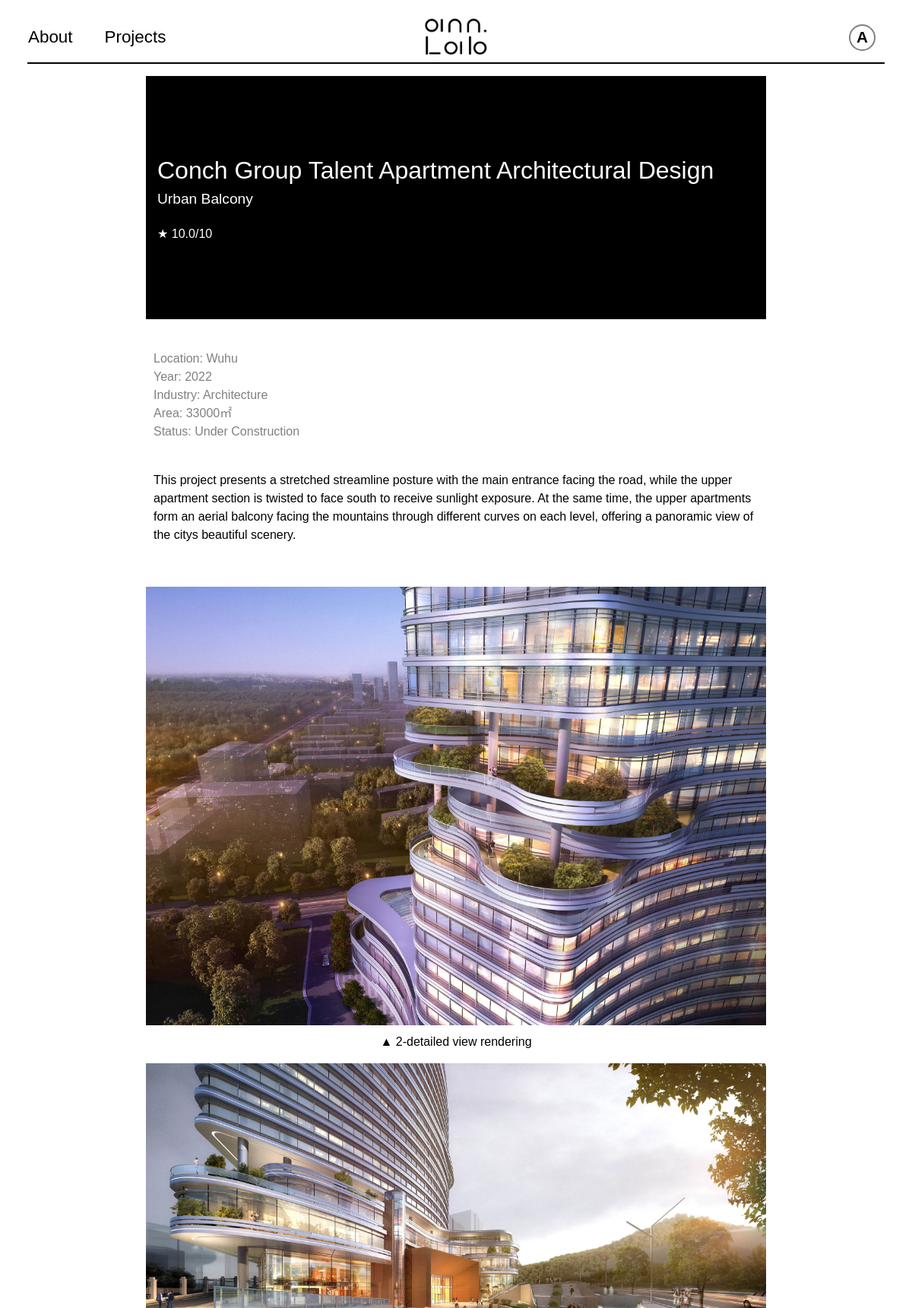
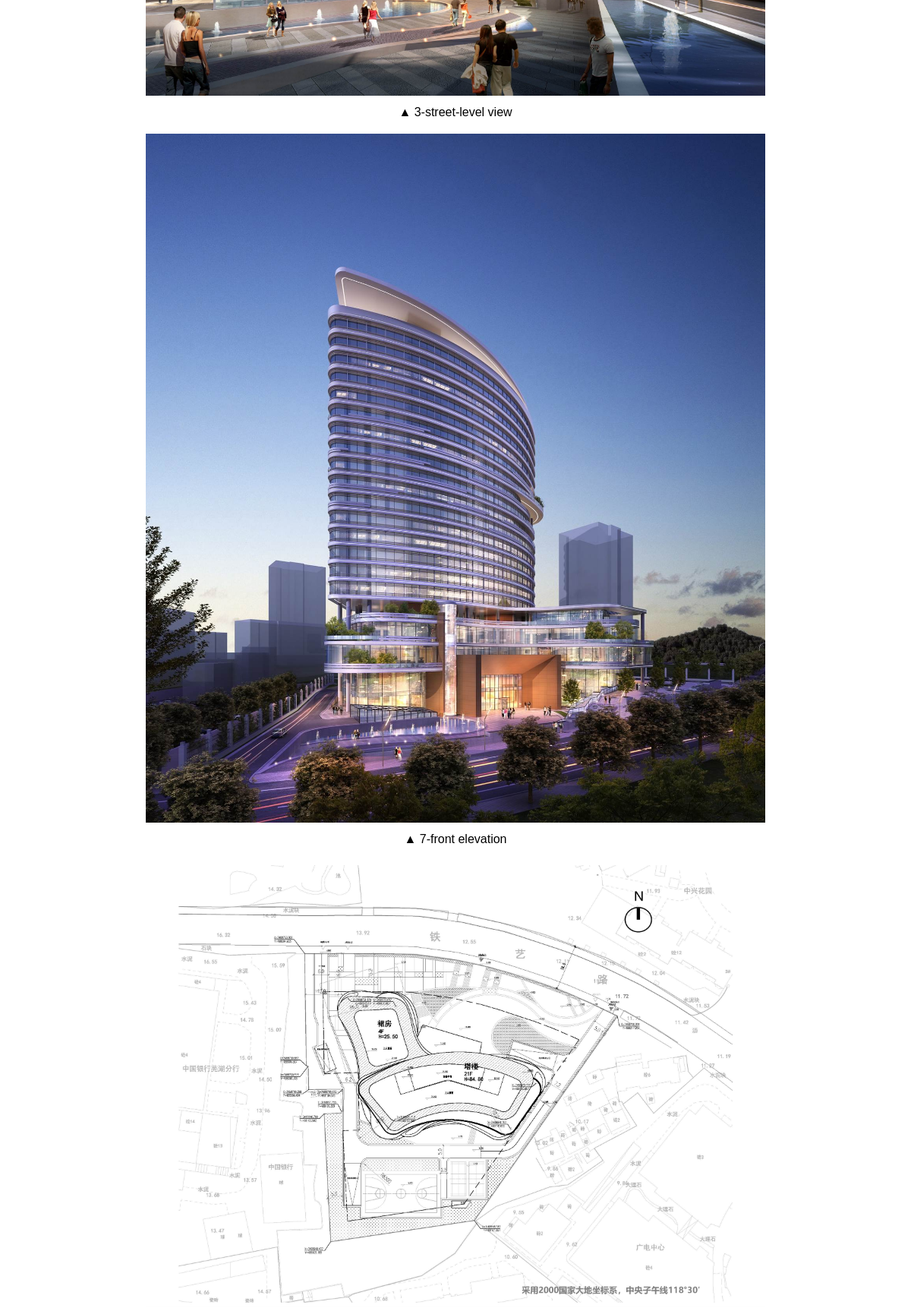
Page /projects/6 (signed in, upper part) on the committed database (2 pictures, top to bottom).
### tables this page shows
CREATE TABLE `projects` (
    `id` INTEGER NOT NULL PRIMARY KEY AUTOINCREMENT,
    `title` TEXT NOT NULL,
    `subtitle` TEXT NOT NULL,
    `year` INTEGER NOT NULL,
    `location` TEXT NOT NULL,
    `industry` TEXT NOT NULL,
    `area` INTEGER NOT NULL,
    `status` TEXT NOT NULL,
    `content` TEXT NOT NULL
);

### annlab.py (the view, shortened to what this page needs)
@app.route('/projects/<int:project_id>', methods=['GET', 'POST'])
def project_detail(project_id):
    if request.method == 'GET':
        conn = sqlite3.connect(DATABASE)
        conn.row_factory = sqlite3.Row
        cursor = conn.cursor()
        cursor.execute('SELECT * FROM projects WHERE id = ?', (project_id,))
        project = cursor.fetchone()
        project_dict = dict(project) if project else None
        comments = cursor.execute('SELECT comments.*, users.username FROM comments JOIN users ON users.id = comments.user_id WHERE project_id = ?', (project_id,)).fetchall()
        cursor.execute('SELECT rating FROM comments WHERE project_id = ?', (project_id,))
        ratings = cursor.fetchall()
        if ratings:
            rating_avr = round(sum(rating['rating'] for rating in ratings) / len(ratings), 1)
        else:
            rating_avr = 0
        image_directory = os.path.join('static', 'img', '3_projects', str(project_id))
        print(image_directory)
        image_files = [f for f in os.listdir(image_directory) if os.path.isfile(os.path.join(image_directory, f))]
        print(image_files)
        image_files = sorted([f for f in os.listdir(image_directory)
                    if os.path.isfile(os.path.join(image_directory, f))
                    and (f.lower().endswith('.jpg') or f.lower().endswith('.png'))])
        print(image_files)
        image_data = []
        for image_file in image_files:
            image_path = f'/static/img/3_projects/{project_id}/{image_file}'
            image_name = image_file.rsplit('.', 1)[0]
            image_data.append({'path': image_path, 'name': image_name})
        conn.close()
        print(project)
        print(image_data)
        return render_template('4_prodtail.html', project=project_dict, images=image_data, comments=comments, rating_avr=rating_avr)

### templates/4_prodtail.html (shortened to what this page needs)
{% extends '0_basic.html' %}
{%block myBlock%}
<div class="detail-box">
  <div class="detail-header">
    <p class="detail-title">{{ project.title }}</p>
    <p class="detail-subtitle">{{ project.subtitle }}</p>
    <p class="detail-subsubtitle"> ★ {{ rating_avr }}/10</p>
  </div>
</div>
<div class="detail-list">
  <p>Location: {{project.location}}</p>
  <p>Year: {{project.year}}</p>
  <p>Industry: {{project.industry}}</p>
  <p>Area: {{project.area}}㎡</p>
  <p>Status: {{project.status}}</p>
</div>
<div class="detail-content">
  <p>{{project.content}}</p>
</div>
</div><div class="detail-image-container">
  {% for image in images %}
      <img src="{{ image.path }}" alt="{{ image.name }}">
      <div class="detail-image-name">▲ {{ image.name }}</div>
  {% endfor %}
{%endblock%}

### static/style.css (style rules this page uses)
* { font-family: Arial, Helvetica, sans-serif; box-sizing: border-box; margin: 0; padding: 0; }
body { line-height: 1.5; font-size: 1.5rem; }
.detail-box { display: flex; justify-content: center; align-items: center; height: 40vh; }
.detail-header { background-color: black; width: 68vw; height: 40vh; margin: 0 auto; display: flex; flex-direction: column; justify-content: center; align-items: flex-start; color: white; }
.detail-header p { margin-left:15px; }
.detail-title { font-size: 2rem; }
.detail-subtitle { font-size: 1.2rem; }
.detail-subsubtitle { margin-top: 20px; font-size: 1rem; }
.detail-list { width: 68vw; margin: 5vh auto; }
.detail-list p { color: grey; font-size: 1rem; text-align:left; margin: 0 10px; }
.detail-content { width: 68vw; margin: 5vh auto; }
.detail-content p { color: black; font-size: 1rem; text-align:left; margin: 0 10px; white-space: normal; overflow-wrap: break-word; }
.detail-image-container { text-align: center; }
.detail-image-container img { max-width: 68vw; height: auto; margin-top: 2vh; }
.detail-image-name { font-size: 1rem; }

### rows in the picture
projects: title "Conch Group Talent Apartment Architectural Design", subtitle "Urban Balcony", location "Wuhu", year "2022", industry "Architecture", area "33000", status "Under Construction", content "This project presents a stretched streamline posture with the main entrance facing the road, while the upper apartment section is twisted to face south to receive sunlight exposure. At the same time, the upper apartments form an aerial balcony facing the mountains through different curves on each level, offering a panoramic view of the citys beautiful scenery."

### other values in the picture
{{ session.username[0].upper() }} "A"
{{ rating_avr }} "10.0"
{{ image.name }} "2-detailed view rendering" "3-street-level view" "7-front elevation"
